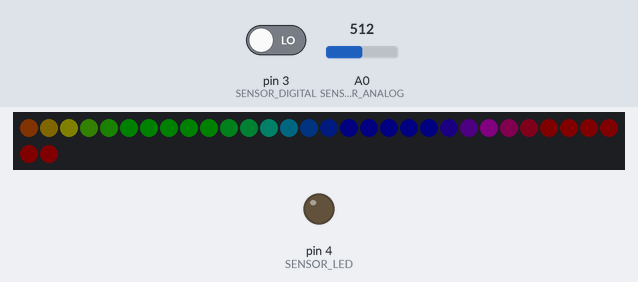
Simulated run of this sketch. Board: Arduino Uno, built with avr-gcc and run on an emulated ATmega328P. On the bench: 32 RGB LEDs in strip order, left to right, continuing on the next row, output pins drawn as LEDs (lit = HIGH). Inputs (shaded band) come from the test bench; at power-on: A0 (SENSOR_ANALOG) = 512, pin 3 (SENSOR_DIGITAL) LOW. Dim RGB values are drawn brighter than linear.

Above: at 1.29 s.
1.3 s: A0 (SENSOR_ANALOG) set to 550
At 1.42 s:
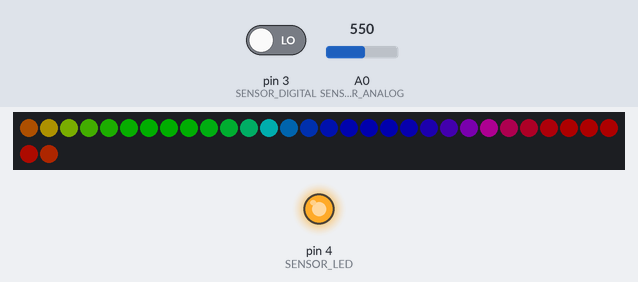
2.9 s: A0 (SENSOR_ANALOG) set to 511
At 2.98 s:
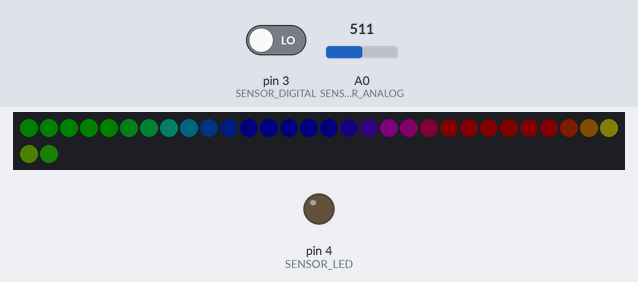
4.6 s: A0 (SENSOR_ANALOG) set to 530
At 4.67 s:
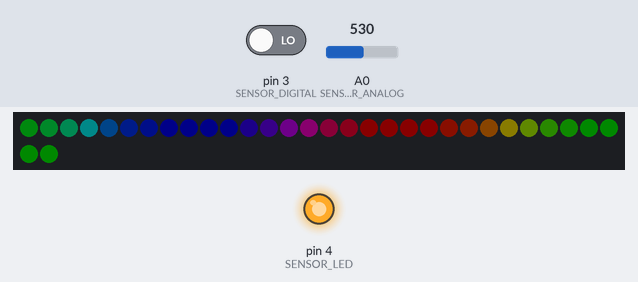
6.4 s: A0 (SENSOR_ANALOG) set to 510
At 6.41 s:
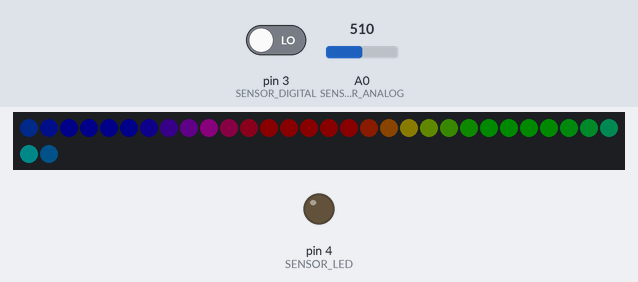
7.9 s: A0 (SENSOR_ANALOG) set to 716
At 7.96 s:
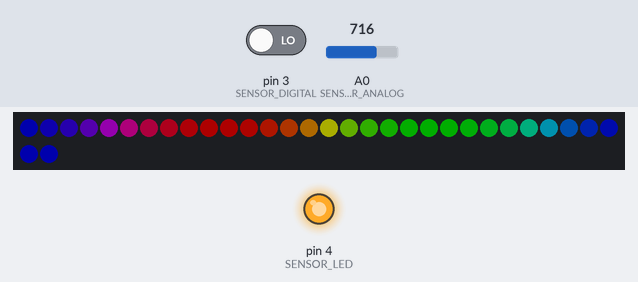
Timing chart, 0 to 10.4 s (numbered marks = the images above; inputs shaded):
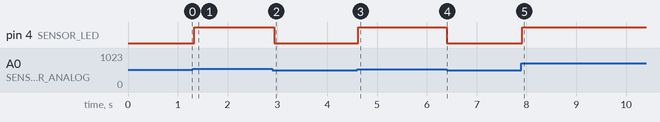

The sketch:

VintageSoundSensor.ino
```cpp
/**
 * \file VintageSoundSensor.ino
 * \brief Sensing the sound level and monitoring the intensity with lights and the gauge level
 *
 * This is part of the Art-a-Tronic Vintage upcycling creations series
 *
 * \author Enrico Miglino <balearicdynamics@gmail.com>
 * \version 1.0
 * \date Aug 2019
 */

#include "globals.h"

#undef _DEBUG

int analogValue = 0;  ///< Analog value coming from the Sound Sensor
int digitalValue;     ///< Digital value coming from the Sound Sensor

//! Neopixel class instance
Adafruit_NeoPixel strip(NEOPIXEL_LEDS, NEOPIXEL_PIN, NEO_GRB + NEO_KHZ800);

//! Rainbow control structure
Rainbow rainbowControl;

/**
 * Initialization and setting on startup
 *
 * Setup the GPIO pins for the audio sensor and the Neopixel class initial settings:
 * all pixel off and light intensity to the minimum value
 */
void setup()
{
#ifdef _DEBUG
  Serial.begin(115200);
#endif

  pinMode(SENSOR_DIGITAL,INPUT);
  pinMode(SENSOR_LED,OUTPUT);

  strip.begin();           // Initialize the NeoPixel strip object (REQUIRED)
  strip.show();            // Turn OFF all pixels ASAP
  strip.setBrightness(LIGHT_MIN); // Set brightness to the minimum value on startup

  // Initialize the rainbow control structure
  rainbowControl.intensity = LIGHT_MIN;
  rainbowControl.firstPixelHue = 0;
}

/**
 * Main loop function
 *
 * \note The digitalValue is not used to trigger automatically the value that is triggered everytime the sound
 * level goes over the sensor calibration (when the sensor red LED goes off). Here we calculate the
 * sound level depending on the analog read and the preset limits. \n
 * The digitalValue is considered anyway to force the LED triggering accordingly, but this means that the
 * snesor calibration has not been done well.
 * Sensor calibration should be done anyway: To calibrate the sensor reglulate the trimmer on the sensor board
 * until the calibration red LED goes off or start blinking. This is the expected setting for the sensitivy level
 * In case of very high sound incread decrease the sensitivity level to have always an average value of 500-215
 * in the analog read.
 */
void loop(){
  analogValue = analogRead(SENSOR_ANALOG);
  digitalValue = digitalRead(SENSOR_DIGITAL);

//  if(digitalValue == HIGH) {
//    // Just trigger the LED
//    digitalWrite(SENSOR_LED, HIGH);
//  }
//  else {
    // Check the detected value and trigger the LED accordingly
    if(analogValue > SENSOR_SENSITIVITY) {
      digitalWrite(SENSOR_LED,HIGH);
      } else {
        digitalWrite(SENSOR_LED,LOW);
      }
//  }

  updateIntensity();
  updateRainbowPixel();
  stepRainbow();
  delay(SAMPLE_INTERVAL);                  // Slight pause so that we don't overwhelm the serial interface
}

/**
 * Update the light intensity accordingly with the last sensor reading
 */
void updateIntensity() {

  if(analogValue < 520) {
    rainbowControl.intensity = LIGHT_MIN;
  } else if(analogValue > 540) {
    rainbowControl.intensity = LIGHT_MAX;
  } else {
    rainbowControl.intensity = map(analogValue, 520, 600, LIGHT_MIN, LIGHT_MAX);
  }

#ifdef _DEBUG
  Serial.println(rainbowControl.intensity);
//  Serial.println(analogValue);
#endif
}

/**
 * Update the main light rainbow pixel hue
 *
 * Hue of first pixel runs 5 complete loops through the color wheel.
 * Color wheel has a range of 65536 but it's OK if we roll over, so
 * just count from 0 to 5*65536. Adding 256 to firstPixelHue each time
 * means we'll make 5*65536/256 = 1280 passes through this outer loop:
 */
void updateRainbowPixel() {
  rainbowControl.firstPixelHue += 256;

  // Check for the limit and eventually reset the counter
  if(rainbowControl.firstPixelHue >= 5*65536) {
    rainbowControl.firstPixelHue = 0;
  }
}

/**
 *  Rainbow cycle along whole strip.
 *
 *  The function executes a single rainbow step, controlled by the Rainbow
 *  globla structure. The funcion is a single-step event to be interruptable
 *  inside a more conplex cycle.
 */
void stepRainbow() {
  // Set the intensity accordingly with the last sensor reading
  strip.setBrightness(rainbowControl.intensity);

  // Execute a rainbow step
  for(int i = 0; i < strip.numPixels(); i++) { // For each pixel in strip...
    // Offset pixel hue by an amount to make one full revolution of the
    // color wheel (range of 65536) along the length of the strip
    // (strip.numPixels() steps):
    int pixelHue = rainbowControl.firstPixelHue + (i * 65536L / strip.numPixels());
    // strip.ColorHSV() can take 1 or 3 arguments: a hue (0 to 65535) or
    // optionally add saturation and value (brightness) (each 0 to 255).
    // Here we're using just the single-argument hue variant. The result
    // is passed through strip.gamma32() to provide 'truer' colors
    // before assigning to each pixel:
    strip.setPixelColor(i, strip.gamma32(strip.ColorHSV(pixelHue)));
  }
  strip.show(); // Update strip with new contents
}
```

globals.h
```cpp
/**
 * \file globals.h
 * \brief Global constants and definitions
 *
 * \author Enrico Miglino <balearicdynamics@gmail.com>
 * \version 1.0
 * \date Aug 2019
 */

#include <Adafruit_NeoPixel.h>
#ifdef __AVR__
#include <avr/power.h> // Required for 16 MHz Adafruit Trinket
#endif


struct Rainbow {
  int intensity;        ///< Light intensity, set accordingly with the last sound level reading
  long firstPixelHue;   ///< The first pixel hue value of the rainbow rotating sequence
};

// Audio sensor constants
#define SENSOR_ANALOG A0    ///< Arduino input pin to accept the Sound Sensor's analog output
#define SENSOR_DIGITAL 3    ///< Arduino input pin to accept the Sound Sensor's digital output
#define SENSOR_LED 4        ///< LED for direct soundsensor feedback

/**
 * The sensor sensitivity level is the Analog value (around the mid of the 10 bits of the AD Arduino port)
 * You can set this value accoridngly with the environmental conditions where the sensor should work.
 * Alternatively, a potentiometer on analog input A1 can be used to dynamically control the final
 * sensitivity level that is the analog level triggering the LED.
 */
#define SENSOR_SENSITIVITY 520

/**
 * Delay between two samples. Every cycle between the samplea sueinf wcwey loop cycle. This delay
 * is applied to the timed tRainbow funciton that executes one step (with this delay) everytime
 * it is called.
 */
#define SAMPLE_INTERVAL 3

//! Neopixel constants
#define NEOPIXEL_PIN 6    ///< Neopixel signal pin
//! Number of Neopixel LEDs in the strip (four sequential 8 LEDs strips)
#define NEOPIXEL_LEDS 32
//! Minimum light intensity (absolute min = 0)
#define LIGHT_MIN 5
//! Maximum light intensity (absolute max = 255)
#define LIGHT_MAX 50
```

Measured:
- after the input at 1.3 s, pin 4 (SENSOR_LED): LOW → HIGH at once
- after the input at 2.9 s, pin 4 (SENSOR_LED): HIGH → LOW at once; the LEDs: first differ from a run without the input after 0.07 s (image 2)
- after the input at 4.6 s, pin 4 (SENSOR_LED): LOW → HIGH at once
- after the input at 6.4 s, pin 4 (SENSOR_LED): HIGH → LOW at once
- after the input at 7.9 s, pin 4 (SENSOR_LED): LOW → HIGH at once; the LEDs: first differ from a run without the input after 0.05 s (image 5)
